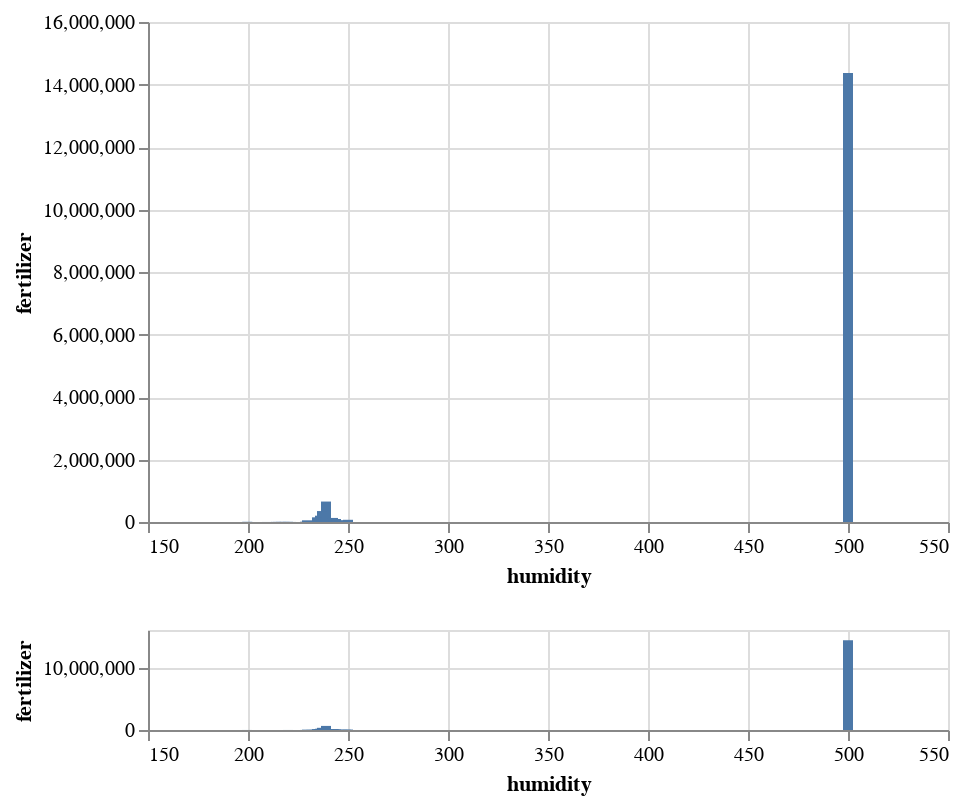

The notebook cell saved with this chart:
### Code cell
nearest = alt.selection_single(
    nearest=True, encodings=["x"], on="mouseover", empty="none"
)
brush = alt.selection_interval(encodings=['x'])

base = alt.Chart(df_ftokens)
x = alt.X("humidity:Q")
y = alt.Y("fertilizer:Q")

# Histogram of fertilizer purchased by season 
histogram = base.mark_bar().encode(
    x=x, y=y
)

# Vertical line to indicate nearest histogram bin 
vline = base.mark_rule(color="grey").encode(
    x=x, size=alt.value(1)
).transform_filter(
    nearest
)

# Text label to indicate value nearest histogram bin 
text = histogram.mark_text(align='left', dx=5, dy=-5).encode(
    text=alt.condition(nearest, y, alt.value(' '))
)

# Time axis which drives scale of histogram 
time_axis = base.mark_bar().encode(
    x=x, y=y
).add_selection(
    brush 
).resolve_scale(
    'independent'
).properties(height=50)

(
    alt.layer(
        histogram.add_selection(nearest), 
        text, 
        vline
    ).transform_filter(
        brush
    ).properties(height=250) 
    & time_axis 
)

### Figure 1 — Vega-Lite specification as saved in the notebook (floating-point values rounded to 4 significant figures)
{"config": {"view": {"continuousWidth": 400, "continuousHeight": 300}}, "vconcat": [{"layer": [{"mark": "bar", "encoding": {"x": {"field": "humidity", "type": "quantitative"}, "y": {"field": "fertilizer", "type": "quantitative"}}, "selection": {"selector106": {"type": "single", "nearest": true, "encodings": ["x"], "on": "mouseover", "empty": "none"}}}, {"mark": {"type": "text", "align": "left", "dx": 5, "dy": -5}, "encoding": {"text": {"condition": {"field": "fertilizer", "type": "quantitative", "selection": "selector106"}, "value": " "}, "x": {"field": "humidity", "type": "quantitative"}, "y": {"field": "fertilizer", "type": "quantitative"}}}, {"mark": {"type": "rule", "color": "grey"}, "encoding": {"size": {"value": 1}, "x": {"field": "humidity", "type": "quantitative"}}, "transform": [{"filter": {"selection": "selector106"}}]}], "height": 250, "transform": [{"filter": {"selection": "selector107"}}]}, {"mark": "bar", "encoding": {"x": {"field": "humidity", "type": "quantitative"}, "y": {"field": "fertilizer", "type": "quantitative"}}, "height": 50, "resolve": {"scale": {"angle": "independent"}}, "selection": {"selector107": {"type": "interval", "encodings": ["x"]}}}], "data": {"name": "data-71d1920d2c85aab2b767b379fd471a1d"}, "$schema": "https://vega.github.io/schema/vega-lite/v4.17.0.json", "datasets": {"data-71d1920d2c85aab2b767b379fd471a1d": [{"id": "6000000", "season": 6074, "fertilizer": 14364122, "humidity": 500.0}, {"id": "3500000", "season": 6074, "fertilizer": 70842, "humidity": 250.0}, {"id": "3495000", "season": 6075, "fertilizer": 3032, "humidity": 249.5}, {"id": "3490157", "season": 6076, "fertilizer": 31160, "humidity": 249.0}, {"id": "3485472", "season": 6077, "fertilizer": 11003, "humidity": 248.5}, {"id": "3480951", "season": 6078, "fertilizer": 4383, "humidity": 248.0}, {"id": "3476597", "season": 6079, "fertilizer": 15753, "humidity": 247.5}, {"id": "3472520", "season": 6080, "fertilizer": 15388, "humidity": 247.0}, {"id": "3468691", "season": 6081, "fertilizer": 100, "humidity": 246.5}, {"id": "3465087", "season": 6082, "fertilizer": 3095, "humidity": 246.0}, {"id": "3461694", "season": 6083, "fertilizer": 2987, "humidity": 245.5}, {"id": "3458531", "season": 6084, "fertilizer": 59400, "humidity": 245.0}, {"id": "3455539", "season": 6085, "fertilizer": 4130, "humidity": 244.5}, {"id": "3452735", "season": 6086, "fertilizer": 95601, "humidity": 244.0}, {"id": "3450159", "season": 6087, "fertilizer": 32160, "humidity": 243.5}, {"id": "3447839", "season": 6088, "fertilizer": 95931, "humidity": 243.0}, {"id": "3445713", "season": 6089, "fertilizer": 129893, "humidity": 242.5}, {"id": "3443526", "season": 6090, "fertilizer": 894, "humidity": 242.0}, {"id": "3441470", "season": 6091, "fertilizer": 21596, "humidity": 241.5}, {"id": "3439448", "season": 6092, "fertilizer": 28808, "humidity": 241.0}, {"id": "3441822", "season": 6093, "fertilizer": 73300, "humidity": 240.5}, {"id": "3446568", "season": 6094, "fertilizer": 47829, "humidity": 240.0}, {"id": "3452316", "season": 6095, "fertilizer": 51309, "humidity": 239.5}, {"id": "3458512", "season": 6096, "fertilizer": 654416, "humidity": 239.0}, {"id": "3463060", "season": 6097, "fertilizer": 55490, "humidity": 238.5}, {"id": "3465205", "season": 6098, "fertilizer": 28787, "humidity": 238.0}, {"id": "3467650", "season": 6099, "fertilizer": 122662, "humidity": 237.5}, {"id": "3470220", "season": 6100, "fertilizer": 350230, "humidity": 237.0}, {"id": "3471974", "season": 6101, "fertilizer": 176919, "humidity": 236.5}, {"id": "3472026", "season": 6102, "fertilizer": 201971, "humidity": 236.0}, {"id": "3471339", "season": 6103, "fertilizer": 130195, "humidity": 235.5}, {"id": "3470075", "season": 6104, "fertilizer": 7958, "humidity": 235.0}, {"id": "3468402", "season": 6105, "fertilizer": 149224, "humidity": 234.5}, {"id": "3466192", "season": 6106, "fertilizer": 12030, "humidity": 234.0}, {"id": "3462428", "season": 6107, "fertilizer": 15741, "humidity": 233.5}, {"id": "3457989", "season": 6108, "fertilizer": 6564, "humidity": 233.0}, {"id": "3452989", "season": 6109, "fertilizer": 607, "humidity": 232.5}, {"id": "3447990", "season": 6110, "fertilizer": 8818, "humidity": 232.0}, {"id": "3443005", "season": 6111, "fertilizer": 12780, "humidity": 231.5}, {"id": "3438005", "season": 6112, "fertilizer": 2346, "humidity": 231.0}, {"id": "3433005", "season": 6113, "fertilizer": 526, "humidity": 230.5}, {"id": "3428005", "season": 6114, "fertilizer": 3434, "humidity": 230.0}, {"id": "3423005", "season": 6115, "fertilizer": 54094, "humidity": 229.5}, {"id": "3418005", "season": 6116, "fertilizer": 1471, "humidity": 229.0}, {"id": "3413005", "season": 6117, "fertilizer": 9110, "humidity": 228.5}, {"id": "3398029", "season": 6120, "fertilizer": 476, "humidity": 227.0}, {"id": "3393052", "season": 6121, "fertilizer": 399, "humidity": 226.5}, {"id": "3383071", "season": 6123, "fertilizer": 337, "humidity": 225.5}, {"id": "3363293", "season": 6127, "fertilizer": 256, "humidity": 223.5}, {"id": "3343293", "season": 6131, "fertilizer": 1764, "humidity": 221.5}, {"id": "3338293", "season": 6132, "fertilizer": 176, "humidity": 221.0}, {"id": "3328426", "season": 6134, "fertilizer": 5294, "humidity": 220.0}, {"id": "3313426", "season": 6137, "fertilizer": 1395, "humidity": 218.5}, {"id": "3308426", "season": 6138, "fertilizer": 1385, "humidity": 218.0}, {"id": "3303426", "season": 6139, "fertilizer": 97, "humidity": 217.5}, {"id": "3293426", "season": 6141, "fertilizer": 3020, "humidity": 216.5}, {"id": "3278426", "season": 6144, "fertilizer": 2540, "humidity": 215.0}, {"id": "3268426", "season": 6146, "fertilizer": 3040, "humidity": 214.0}, {"id": "3223426", "season": 6155, "fertilizer": 1240, "humidity": 209.5}, {"id": "3164439", "season": 6167, "fertilizer": 606, "humidity": 203.5}, {"id": "3130329", "season": 6174, "fertilizer": 1918, "humidity": 200.0}, {"id": "3125329", "season": 6175, "fertilizer": 5338, "humidity": 199.5}, {"id": "3095329", "season": 6181, "fertilizer": 451, "humidity": 196.5}, {"id": "3060408", "season": 6188, "fertilizer": 564, "humidity": 193.0}, {"id": "3045431", "season": 6191, "fertilizer": 955, "humidity": 191.5}, {"id": "3015555", "season": 6197, "fertilizer": 997, "humidity": 188.5}, {"id": "3005557", "season": 6199, "fertilizer": 283, "humidity": 187.5}]}}
